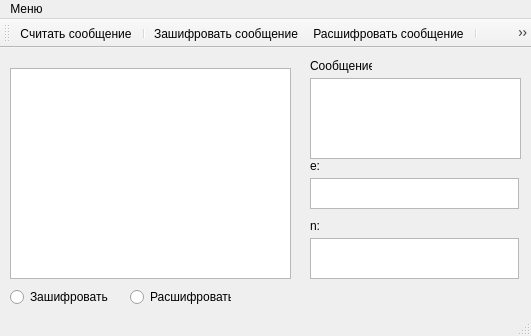
<?xml version="1.0" encoding="UTF-8"?>
<ui version="4.0">
 <class>MainWindow</class>
 <widget class="QMainWindow" name="MainWindow">
  <property name="geometry">
   <rect>
    <x>0</x>
    <y>0</y>
    <width>531</width>
    <height>336</height>
   </rect>
  </property>
  <property name="windowTitle">
   <string>MainWindow</string>
  </property>
  <property name="windowIcon">
   <iconset resource="res.qrc">
    <normaloff>:/new/prefix1/pict/w128h1281352732083lock.png</normaloff>:/new/prefix1/pict/w128h1281352732083lock.png</iconset>
  </property>
  <widget class="QWidget" name="centralWidget">
   <widget class="QTextBrowser" name="textBrowser">
    <property name="geometry">
     <rect>
      <x>10</x>
      <y>20</y>
      <width>281</width>
      <height>211</height>
     </rect>
    </property>
   </widget>
   <widget class="QTextBrowser" name="textBrowser_4">
    <property name="geometry">
     <rect>
      <x>310</x>
      <y>30</y>
      <width>211</width>
      <height>81</height>
     </rect>
    </property>
    <property name="readOnly">
     <bool>false</bool>
    </property>
   </widget>
   <widget class="QTextBrowser" name="textBrowser_2">
    <property name="enabled">
     <bool>true</bool>
    </property>
    <property name="geometry">
     <rect>
      <x>310</x>
      <y>130</y>
      <width>209</width>
      <height>31</height>
     </rect>
    </property>
    <property name="maximumSize">
     <size>
      <width>16777215</width>
      <height>64</height>
     </size>
    </property>
   </widget>
   <widget class="QLabel" name="label_2">
    <property name="geometry">
     <rect>
      <x>310</x>
      <y>110</y>
      <width>16</width>
      <height>16</height>
     </rect>
    </property>
    <property name="text">
     <string>e:</string>
    </property>
   </widget>
   <widget class="QLabel" name="label_3">
    <property name="geometry">
     <rect>
      <x>310</x>
      <y>170</y>
      <width>16</width>
      <height>16</height>
     </rect>
    </property>
    <property name="text">
     <string>n:</string>
    </property>
   </widget>
   <widget class="QTextBrowser" name="textBrowser_3">
    <property name="geometry">
     <rect>
      <x>310</x>
      <y>190</y>
      <width>209</width>
      <height>41</height>
     </rect>
    </property>
   </widget>
   <widget class="QLabel" name="label">
    <property name="geometry">
     <rect>
      <x>310</x>
      <y>10</y>
      <width>62</width>
      <height>16</height>
     </rect>
    </property>
    <property name="text">
     <string>Сообщение:</string>
    </property>
   </widget>
   <widget class="QRadioButton" name="radioButton">
    <property name="geometry">
     <rect>
      <x>10</x>
      <y>240</y>
      <width>101</width>
      <height>18</height>
     </rect>
    </property>
    <property name="text">
     <string>Зашифровать</string>
    </property>
   </widget>
   <widget class="QRadioButton" name="radioButton_2">
    <property name="geometry">
     <rect>
      <x>130</x>
      <y>240</y>
      <width>101</width>
      <height>18</height>
     </rect>
    </property>
    <property name="text">
     <string>Расшифровать</string>
    </property>
   </widget>
  </widget>
  <widget class="QMenuBar" name="menuBar">
   <property name="geometry">
    <rect>
     <x>0</x>
     <y>0</y>
     <width>531</width>
     <height>20</height>
    </rect>
   </property>
   <widget class="QMenu" name="menu">
    <property name="title">
     <string>Меню</string>
    </property>
    <addaction name="actionRead"/>
    <addaction name="separator"/>
    <addaction name="actionEncode"/>
    <addaction name="actionDecode"/>
    <addaction name="separator"/>
    <addaction name="actionQuit"/>
   </widget>
   <addaction name="menu"/>
  </widget>
  <widget class="QToolBar" name="mainToolBar">
   <attribute name="toolBarArea">
    <enum>TopToolBarArea</enum>
   </attribute>
   <attribute name="toolBarBreak">
    <bool>false</bool>
   </attribute>
   <addaction name="actionRead"/>
   <addaction name="separator"/>
   <addaction name="actionEncode"/>
   <addaction name="actionDecode"/>
   <addaction name="separator"/>
   <addaction name="actionQuit"/>
  </widget>
  <widget class="QStatusBar" name="statusBar"/>
  <action name="actionRead">
   <property name="icon">
    <iconset resource="res.qrc">
     <normaloff>:/new/prefix1/pict/Accept_37154.png</normaloff>:/new/prefix1/pict/Accept_37154.png</iconset>
   </property>
   <property name="text">
    <string>&amp;Считать сообщение</string>
   </property>
   <property name="toolTip">
    <string>Считать сообщение</string>
   </property>
  </action>
  <action name="actionEncode">
   <property name="icon">
    <iconset resource="res.qrc">
     <normaloff>:/new/prefix1/pict/закр.png</normaloff>:/new/prefix1/pict/закр.png</iconset>
   </property>
   <property name="text">
    <string>&amp;Зашифровать сообщение</string>
   </property>
   <property name="toolTip">
    <string>Зашифровать сообщение</string>
   </property>
  </action>
  <action name="actionDecode">
   <property name="icon">
    <iconset resource="res.qrc">
     <normaloff>:/new/prefix1/pict/откр.png</normaloff>:/new/prefix1/pict/откр.png</iconset>
   </property>
   <property name="text">
    <string>&amp;Расшифровать сообщение</string>
   </property>
   <property name="toolTip">
    <string>Расшифровать сообщение</string>
   </property>
  </action>
  <action name="actionQuit">
   <property name="icon">
    <iconset resource="res.qrc">
     <normaloff>:/new/prefix1/pict/stop_exit_removerelete_sto_11059.png</normaloff>:/new/prefix1/pict/stop_exit_removerelete_sto_11059.png</iconset>
   </property>
   <property name="text">
    <string>&amp;Выход</string>
   </property>
   <property name="toolTip">
    <string>Выход</string>
   </property>
  </action>
 </widget>
 <layoutdefault spacing="6" margin="11"/>
 <resources>
  <include location="res.qrc"/>
 </resources>
 <connections/>
</ui>
